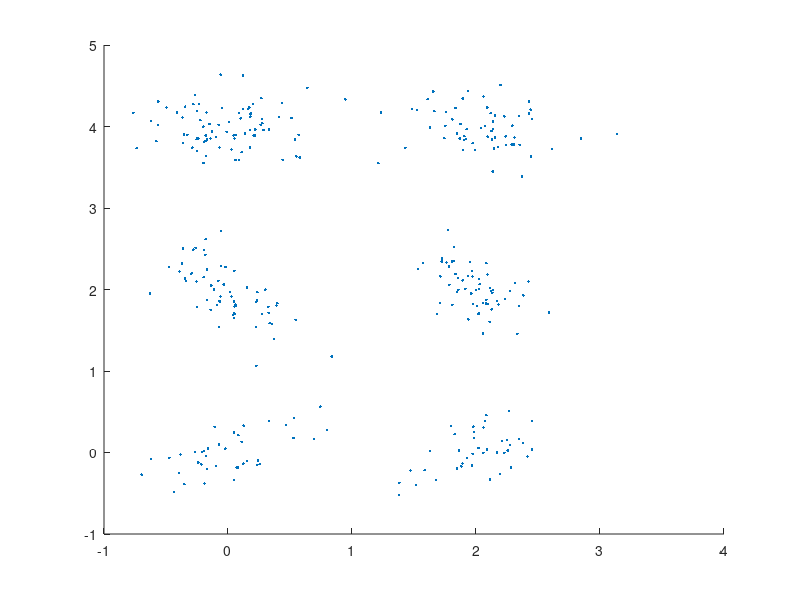

MATLAB code to generate this figure: (Note: this script raises an error after producing the figure.)
% SUMMARY:  Demo of using HMM toolbox wrote by KQQ
%           1.GMM, 2.Multinominal-HMM, 3.Gaussian-HMM, 4.GMM-HMM
% AUTHOR:   QIUQIANG KONG
% Created:  25-11-2015
% Modified: 11-12-2015 Add vertibi decode to GMM-HMM
% ===========================================================
function test_hmm
close all
addpath('voicebox')
addpath('/homes/qkong/my_code2015.5-/matlab/gmm')

% pseudo ranom
% rng(0)

choose = 4;

switch choose
    case 1
        GmmTest(); 
        return;
    case 2
        DhmmTest(); 
        return;
    case 3
        ChmmGaussTest();
        return
    case 4
        ChmmGaussMixTest();
        return
end

end

% ================================
function GmmTest()
% generate data
X1 = mvnrnd([0,0], [0.5, 0.2; 0.2, 0.3]/4, 50);
X2 = mvnrnd([2,2], [0.3, -0.2; -0.2, 0.5]/4, 70);
X3 = mvnrnd([4,0], [0.5, 0; 0, 0.3]/4, 100);
X4 = [10,10;];
X = [X1; X2; X3; X4];

% plot data
scatter(X(:,1), X(:,2), '.'); hold on

% run gmm
mix_num = 6;
[pi, mu, Sigma, loglik] = Gmm(X, mix_num, 'cov_type', 'diag', 'cov_thresh', 1e-1, 'restart_num', 1, 'iter_num', 100);

% plot gaussians
for i1 = 1:mix_num
    error_ellipse(Sigma(:,:,i1), mu(:,i1)', 'style', 'r'), hold on
end
end

% ================================
function DhmmTest()
% generate data
Data{1} = [1 1 1 4 1 1 1 2 2 2 2 2 2 1 2 2 2 2 3 3 3 3 3 1 3 3 3]';
Data{2} = [1 1 2 1 1 1 1 1 2 2 2 3 2 2 2 2 2 3 3 3 3 3 4 3 3 3]';
Data_new = [1 1 1 1 1 1 1 2 2 2 2 2 2 2 3 3 3 3 3 3]';

Q = 3;  % num of states
M = 4;  % num of multinominal

% init p(z1)
tmp = rand(1,Q);
p_start0 = tmp / sum(tmp);

% init p(zn-1, zn), dim 1: Q, dim 2: Q
A0 = [0.8 0.2 0; 0 0.8 0.2; 0 0 1];

% init para of emission probability
phi0.B = ones(M,Q) / M;

% run discrete hmm
[p_start, A, phi, loglik] = Dhmm(Data, Q, M, 'p_start0', p_start0, 'A0', A0, 'phi0', phi0, 'iter_num', 100);

% Calculate p(X) & vertibi decode
logp_xn_given_zn = Discrete_logp_xn_given_zn(Data_new, phi);
[~,~, loglik] = LogForwardBackward(logp_xn_given_zn, p_start, A);
path = LogViterbiDecode(logp_xn_given_zn, p_start, A);

p_start0
A0
p_start
A
phi.B
loglik
path'

end


% ================================
function ChmmGaussTest()
% Generate Data
for i1 = 1:2
    X1 = mvnrnd([0,0], [0.5, 0.2; 0.2, 0.3]/5, 20);
    X2 = mvnrnd([0,2], [0.3, -0.2; -0.2, 0.5]/5, 30);
    X3 = mvnrnd([0,4], [0.5, 0; 0, 0.3]/5, 40);
    X = [X1; X2; X3];
    Data{i1} = X;
end
Xall = cell2mat(Data');
scatter(Xall(:,1), Xall(:,2), '.'); hold on

Q = 3;  % state num
p = 2;  % feature dim

p_start0 = [1 0 0];
A0 = [0.8 0.2 0; 0 0.8 0.2; 0 0 1];

[p_start, A, phi, loglik] = ChmmGauss(Data, Q);
% [p_start, A, phi, loglik] = ChmmGauss(Data, Q, 'p_start0', p_start0, 'A0', A0, 'phi0', phi0, 'cov_type', 'diag', 'cov_thresh', 1e-1);

% Calculate p(X) & vertibi decode
logp_xn_given_zn = Gauss_logp_xn_given_zn(Data{1}, phi);
[~,~, loglik] = LogForwardBackward(logp_xn_given_zn, p_start, A);
path = LogViterbiDecode(logp_xn_given_zn, p_start, A);

p_start0
A0
p_start
A
phi
loglik
path'

% plot gaussians
error_ellipse(reshape(phi.Sigma(:,:,1),p,p), phi.mu(:,1)', 'style', 'r'); hold on
error_ellipse(reshape(phi.Sigma(:,:,2),p,p), phi.mu(:,2)', 'style', 'g'); hold on
error_ellipse(reshape(phi.Sigma(:,:,3),p,p), phi.mu(:,3)', 'style', 'k'); hold on
end

% ================================
function ChmmGaussMixTest()
% Generate Data
for i1 = 1:2
    X1 = mvnrnd([0,0], [0.5, 0.2; 0.2, 0.3]/5, 20);
    X2 = mvnrnd([0,2], [0.3, -0.2; -0.2, 0.5]/5, 30);
    X3 = mvnrnd([0,4], [0.5, 0; 0, 0.3]/5, 40);
    X = [X1; X2; X3];
    Data{i1} = X;
end
for i1 = 3:4
    X1 = mvnrnd([2,0], [0.5, 0.2; 0.2, 0.3]/5, 20);
    X2 = mvnrnd([2,2], [0.3, -0.2; -0.2, 0.5]/5, 30);
    X3 = mvnrnd([2,4], [0.5, 0; 0, 0.3]/5, 30);
    X = [X1; X2; X3];
    Data{i1} = X;
end
Xall = cell2mat(Data');
scatter(Xall(:,1), Xall(:,2), '.'); hold on

Q = 3;      % state num
M = 2;      % mix num
p = 2;      % feature dim

% Train Gmm-Hmm model
[p_start, A, phi, loglik] = ChmmGmm(Data, Q, M);
% [p_start, A, phi, loglik] = ChmmGmm(Data, Q, M, 'p_start0', p_start0, 'A0', A0, 'phi0', phi0, 'cov_type', 'diag', 'cov_thresh', 1e-1)

% Calculate p(X) & vertibi decode
logp_xn_given_zn = Gmm_logp_xn_given_zn(Data{1}, phi);
[~,~, loglik] = LogForwardBackward(logp_xn_given_zn, p_start, A);
path = LogViterbiDecode(logp_xn_given_zn, p_start, A);

p_start
A
phi
loglik
path'


color = {'r', 'g', 'k'};
for q = 1:Q
    for m = 1:M
        error_ellipse(phi.Sigma(:,:,m,q), phi.mu(:,m,q), 'style', color{q}); hold on
    end
end

end

